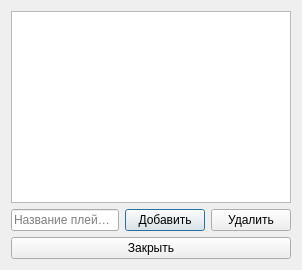
<?xml version="1.0" encoding="UTF-8"?>
<ui version="4.0">
 <class>PlaylistDialog</class>
 <widget class="QDialog" name="PlaylistDialog">
  <property name="windowTitle">
   <string>Плейлисты</string>
  </property>
  <layout class="QVBoxLayout" name="verticalLayout">
   <item>
    <widget class="QListWidget" name="playlistList"/>
   </item>
   <item>
    <layout class="QHBoxLayout" name="horizontalLayout">
     <item>
      <widget class="QLineEdit" name="playlistNameEdit">
       <property name="placeholderText">
        <string>Название плейлиста</string>
       </property>
      </widget>
     </item>
     <item>
      <widget class="QPushButton" name="addPlaylistButton">
       <property name="text">
        <string>Добавить</string>
       </property>
      </widget>
     </item>
     <item>
      <widget class="QPushButton" name="deletePlaylistButton">
       <property name="text">
        <string>Удалить</string>
       </property>
      </widget>
     </item>
    </layout>
   </item>
   <!-- Добавить эту кнопку -->
   <item>
    <widget class="QPushButton" name="closeButton">
     <property name="text">
      <string>Закрыть</string>
     </property>
    </widget>
   </item>
  </layout>
 </widget>
 <resources/>
 <connections/>
</ui>
